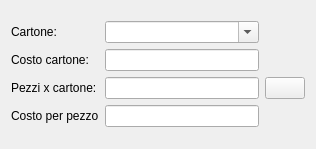
<?xml version="1.0" encoding="UTF-8"?>
<ui version="4.0">
 <class>HContainer_cartoni</class>
 <widget class="QWidget" name="HContainer_cartoni">
  <property name="geometry">
   <rect>
    <x>0</x>
    <y>0</y>
    <width>316</width>
    <height>149</height>
   </rect>
  </property>
  <property name="windowTitle">
   <string>Aggiungi item</string>
  </property>
  <layout class="QVBoxLayout" name="verticalLayout">
   <item>
    <layout class="QGridLayout" name="gridLayout">
     <item row="0" column="0">
      <widget class="QLabel" name="label">
       <property name="text">
        <string>Cartone:</string>
       </property>
      </widget>
     </item>
     <item row="0" column="1">
      <widget class="QComboBox" name="cbCartoni">
       <property name="enabled">
        <bool>true</bool>
       </property>
       <property name="editable">
        <bool>true</bool>
       </property>
       <property name="insertPolicy">
        <enum>QComboBox::NoInsert</enum>
       </property>
      </widget>
     </item>
     <item row="1" column="0">
      <widget class="QLabel" name="label_3">
       <property name="text">
        <string>Costo cartone:</string>
       </property>
      </widget>
     </item>
     <item row="1" column="1">
      <widget class="QLineEdit" name="le_costo_cartone"/>
     </item>
     <item row="2" column="0">
      <widget class="QLabel" name="label_2">
       <property name="text">
        <string>Pezzi x cartone:</string>
       </property>
      </widget>
     </item>
     <item row="2" column="1">
      <widget class="QLineEdit" name="le_pezzi"/>
     </item>
     <item row="2" column="2">
      <widget class="QPushButton" name="pbCalculate">
       <property name="text">
        <string/>
       </property>
       <property name="icon">
        <iconset resource="icons.qrc">
         <normaloff>:/Resources/Monitoring64.png</normaloff>:/Resources/Monitoring64.png</iconset>
       </property>
      </widget>
     </item>
     <item row="3" column="0">
      <widget class="QLabel" name="label_4">
       <property name="text">
        <string>Costo per pezzo</string>
       </property>
      </widget>
     </item>
     <item row="3" column="1">
      <widget class="QLineEdit" name="le_costo_per_pezzo"/>
     </item>
    </layout>
   </item>
  </layout>
 </widget>
 <resources>
  <include location="icons.qrc"/>
 </resources>
 <connections/>
</ui>
